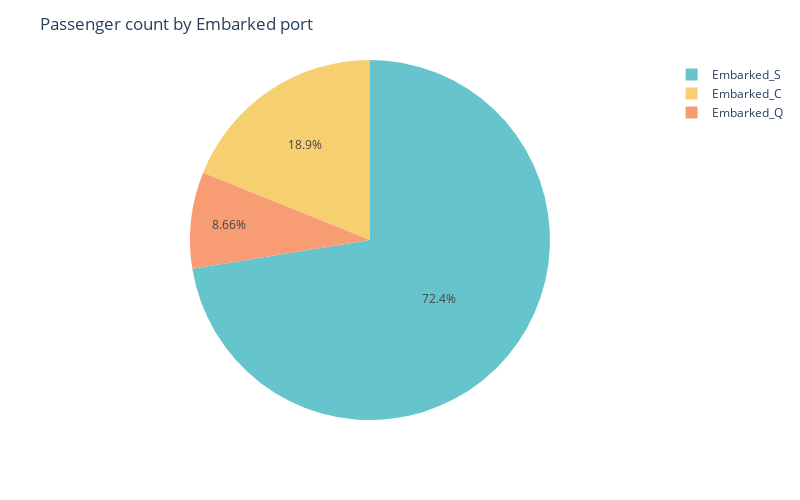

Notebook code for this chart:
### Code cell
fig = px.pie(names=counts.index,values=counts.values,color_discrete_sequence=px.colors.qualitative.Pastel)
fig.update_layout(title="Passenger count by Embarked port",width=800,height=500)
fig.show()

### Figure 1 — Plotly figure (JSON) as saved in the notebook; plotly's stock layout.template omitted (floating-point values rounded to 4 significant figures)
{"data": [{"domain": {"x": [0, 1], "y": [0, 1]}, "hovertemplate": "label=%{label}<br>value=%{value}<extra></extra>", "labels": ["Embarked_C", "Embarked_Q", "Embarked_S"], "legendgroup": "", "name": "", "showlegend": true, "type": "pie", "values": [168, 77, 644]}], "layout": {"height": 500, "legend": {"tracegroupgap": 0}, "margin": {"t": 60}, "piecolorway": ["rgb(102, 197, 204)", "rgb(246, 207, 113)", "rgb(248, 156, 116)", "rgb(220, 176, 242)", "rgb(135, 197, 95)", "rgb(158, 185, 243)", "rgb(254, 136, 177)", "rgb(201, 219, 116)", "rgb(139, 224, 164)", "rgb(180, 151, 231)", "rgb(179, 179, 179)"], "title": {"text": "Passenger count by Embarked port"}, "width": 800}}
